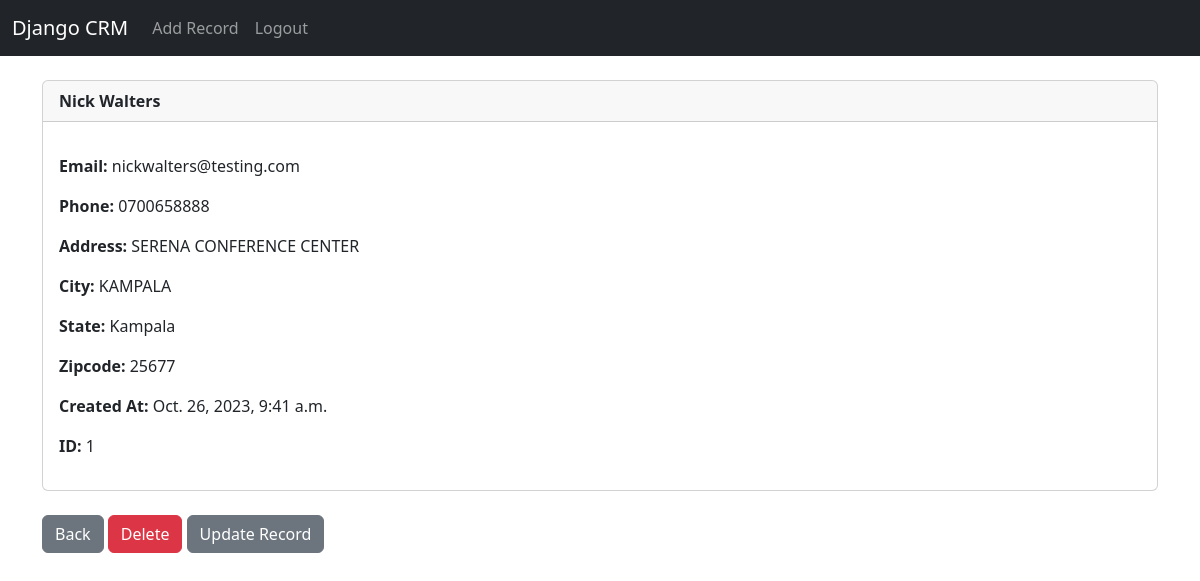
The page /record/1 (signed in) on the database its author committed.
### website/models.py (models this page shows, shortened)
class Record(models.Model):
    created_at = models.DateTimeField(auto_now_add=True)
    first_name = models.CharField(max_length=50)
    last_name = models.CharField(max_length=50)
    email = models.CharField(max_length=100)
    phone = models.CharField(max_length=15)
    address = models.CharField(max_length=100)
    city = models.CharField(max_length=50)
    state = models.CharField(max_length=50)
    zipcode = models.CharField(max_length=50)

### website/views.py (the view)
# urls.py: path('record/<int:pk>', views.customer_record, name='record'),
def customer_record(request, pk):
    if request.user.is_authenticated:
        customer_record = Record.objects.get(id=pk)
        return render(request, 'website/record.html', {'customer_record': customer_record })
    else:
        messages.success(request, "Sorry, You Must be logged in to view that page...!")
        return redirect('home')

### website/templates/website/record.html
{% extends 'website/base.html' %}
{% block content %}
<div class="card">
    <div class="card-header"><strong>
        {{ customer_record.first_name }}
        {{ customer_record.last_name }}</strong>
    </div>
    <div class="card-body">
        <p class="card-text">
            <p class="card-text">
            <strong>Email: </strong>{{ customer_record.email }}
            </p>
            <p class="card-text">
            <strong>Phone: </strong>{{ customer_record.phone }}
            </p>
            <p class="card-text">
            <strong>Address: </strong>{{ customer_record.address }}
            </p>
            <p class="card-text">
            <strong>City: </strong>{{ customer_record.city }}
            </p>
            <p class="card-text">
            <strong>State: </strong>{{ customer_record.state }}
            </p>
            <p class="card-text">
            <strong>Zipcode: </strong>{{ customer_record.zipcode }}
            </p>
            <p class="card-text">
            <strong>Created At: </strong>{{ customer_record.created_at }}
            </p>
            <p class="card-text">
            <strong>ID: </strong>{{ customer_record.id }}
            </p>
        </p>
    </div>
</div>
<br/>
<a href="{% url 'home' %}" class="btn btn-secondary">Back</a>
<a href="{% url 'delete_record' customer_record.id %}" class="btn btn-danger">Delete</a>
<a href="{% url 'update_record' customer_record.id %}" class="btn btn-secondary">Update Record</a>
{% endblock %}

### rows shown on the page
Record: first_name "Nick", last_name "Walters", email "nickwalters@testing.com", phone "0700658888", address "SERENA CONFERENCE CENTER", city "KAMPALA", state "Kampala", zipcode "25677", created_at "Oct. 26, 2023, 9:41 a.m.", id "1"
